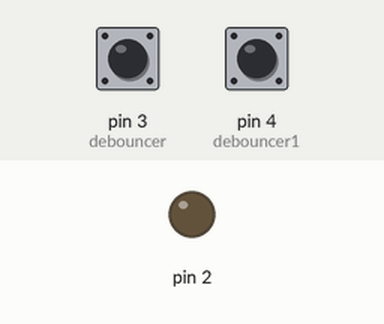
A sketch run on a simulated Arduino Uno, built with avr-gcc and run on an emulated ATmega328P. Shown: output pins drawn as LEDs (lit = HIGH). Inputs (shaded band) come from the test bench; at power-on: pin 3 (debouncer) HIGH, pin 4 (debouncer1) HIGH.

Above: at 1.2 s.
1.3 s: pin 3 (debouncer) pulled LOW for 0.15 s
At 2.5 s:
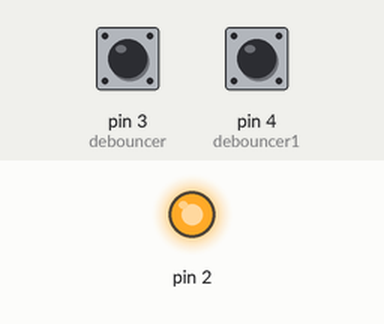
2.9 s: pin 3 (debouncer) pulled LOW for 1 s
At 5.0 s:
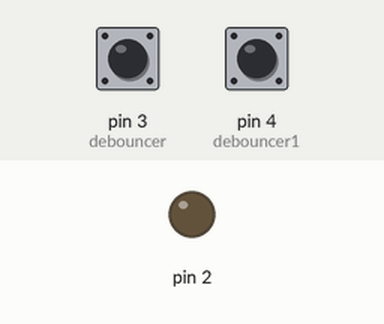
5.4 s: pin 3 (debouncer) pulled LOW for 3.2 s
At 9.7 s:
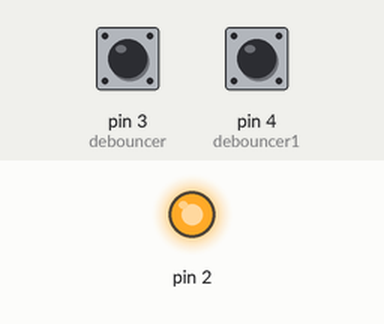
Timing chart, 0 to 11.2 s (numbered marks = the images above; inputs shaded):
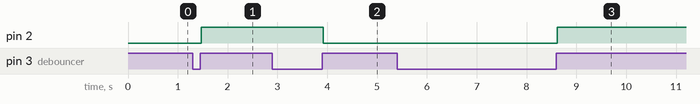

The sketch:

_1_botao_e_1_interruptor_com_lampada.ino
```cpp
#include <Bounce2.h>
int ledstate;
int lst;
int ledstate1;
int lst1;
Bounce debouncer = Bounce();
Bounce debouncer1 = Bounce();
void setup() {
  pinMode(3, INPUT_PULLUP);
  pinMode(4, INPUT_PULLUP);
  pinMode(2, OUTPUT);
  debouncer.attach(3);
  debouncer.interval(20);
  debouncer1.attach(4);
  debouncer1.interval(20);
}

void loop() {

  debouncer.update();
  int value = debouncer.read();

  if (value != lst)
  {
    if (lst == LOW)
      ledstate = !ledstate;

    digitalWrite(2, ledstate);
  }
  lst = value;

  debouncer1.update();
  int value1 = debouncer1.read();

  if (value1 != lst1)
  {
    ledstate = !ledstate;
    digitalWrite(2, ledstate);
  }
  lst1 = value1;
}
```

Measured:
- after the input at 1.3 s, pin 2: LOW → HIGH after 0.17 s
- after the input at 2.9 s, pin 2: HIGH → LOW after 1.0 s
- after the input at 5.4 s, pin 2: LOW → HIGH after 3.2 s
